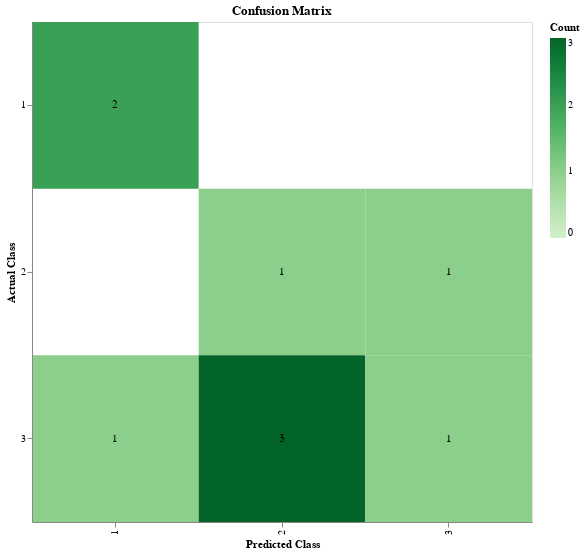

Source (notebook cell):
### Code cell
confusion_matrix(df, "predicted_col", "actual_col", title="Confusion Matrix", share=False)

### Figure 1 — Vega-Lite specification as saved in the notebook (floating-point values rounded to 4 significant figures)
{"config": {"view": {"continuousWidth": 400, "continuousHeight": 300}}, "layer": [{"mark": "rect", "encoding": {"color": {"type": "quantitative", "field": "count", "legend": {"title": "Count"}, "scale": {"domain": [0, 3], "scheme": "greens"}}, "x": {"type": "ordinal", "field": "predicted_col", "title": "Predicted Class"}, "y": {"type": "ordinal", "field": "actual_col", "title": "Actual Class"}}}, {"mark": {"type": "text", "align": "center", "baseline": "middle"}, "encoding": {"color": {"value": "black"}, "text": {"type": "quantitative", "field": "count"}, "x": {"type": "ordinal", "field": "predicted_col"}, "y": {"type": "ordinal", "field": "actual_col"}}}], "data": {"name": "data-81182de1b29612f47577a5a2c9bb693f"}, "height": 500, "title": {"text": "Confusion Matrix"}, "width": 500, "$schema": "https://vega.github.io/schema/vega-lite/v4.8.1.json", "datasets": {"data-81182de1b29612f47577a5a2c9bb693f": [{"predicted_col": 1, "actual_col": 1, "count": 2, "share": 0.2222}, {"predicted_col": 1, "actual_col": 3, "count": 1, "share": 0.1111}, {"predicted_col": 2, "actual_col": 2, "count": 1, "share": 0.1111}, {"predicted_col": 2, "actual_col": 3, "count": 3, "share": 0.3333}, {"predicted_col": 3, "actual_col": 2, "count": 1, "share": 0.1111}, {"predicted_col": 3, "actual_col": 3, "count": 1, "share": 0.1111}]}}
